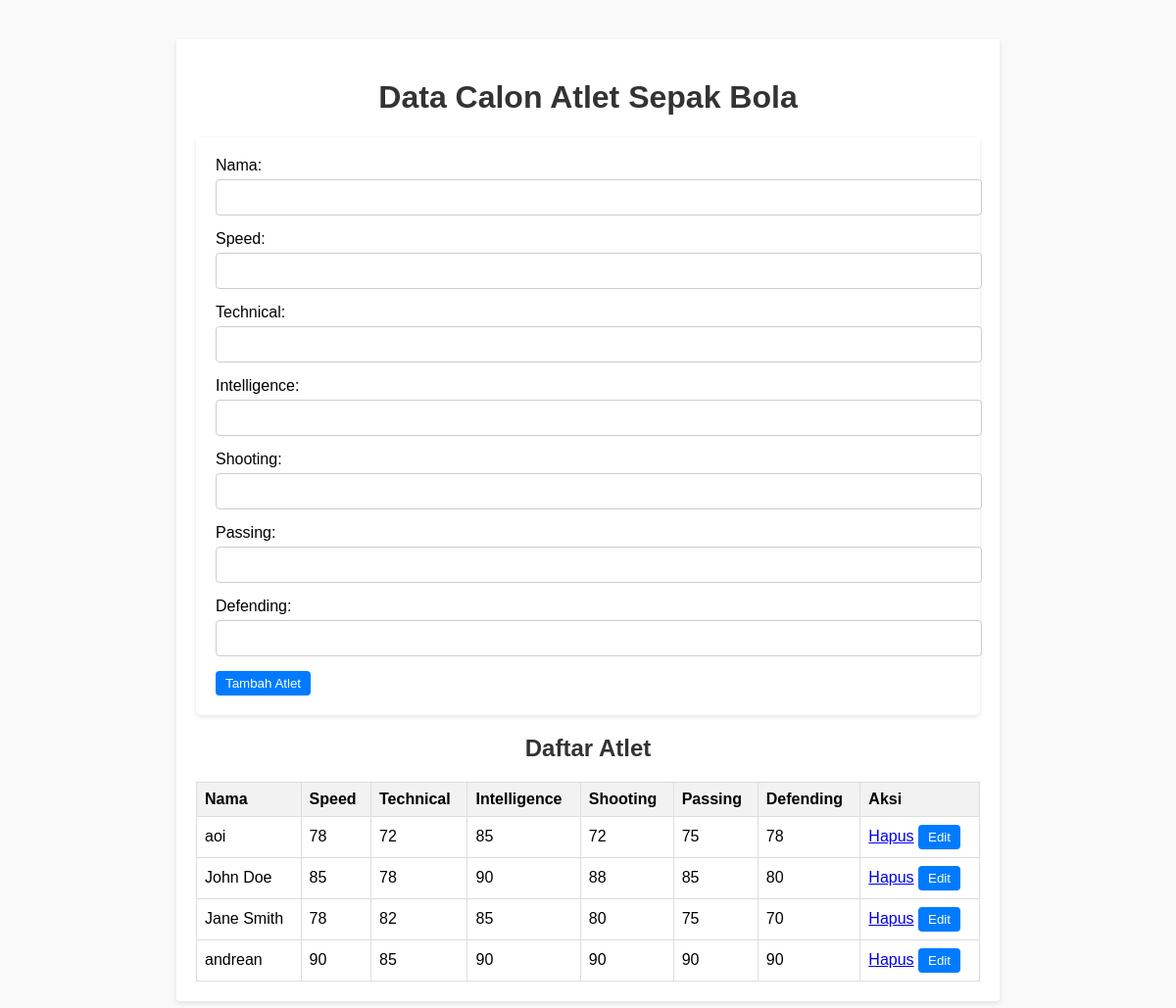
The app's page /atlet.php (signed in) with its own data.
### tables this page shows
CREATE TABLE `atlet` (
  `id` int(11) NOT NULL,
  `name` varchar(100) NOT NULL,
  `speed` int(11) NOT NULL CHECK (`speed` between 0 and 100),
  `technical` int(11) NOT NULL CHECK (`technical` between 0 and 100),
  `intelligence` int(11) NOT NULL CHECK (`intelligence` between 0 and 100),
  `shooting` int(11) NOT NULL CHECK (`shooting` between 0 and 100),
  `passing` int(11) NOT NULL CHECK (`passing` between 0 and 100),
  `defending` int(11) NOT NULL CHECK (`defending` between 0 and 100),
  `browser` varchar(255) DEFAULT NULL,
  `ip_address` varchar(45) DEFAULT NULL,
  `created_at` timestamp NOT NULL DEFAULT current_timestamp()
);

### database.php (called while the page is built, shortened)
<?php
class Database {
    private $servername = "localhost";
    private $username = "root";
    private $password = "";
    private $dbname = "atlet_db";
    private $conn;
    public function __construct() {
        $this->conn = new mysqli($this->servername, $this->username, $this->password, $this->dbname);
    }
    public function executeQuery($sql) {
        $result = $this->conn->query($sql);
        return $result;
    }
}
?>

### atlet.php (the view, shortened to what this page needs)
<?php
require_once 'database.php';
class Atlet {
    private $db;
    public function __construct() {
        $this->db = new Database();
    }
    public function getAllAtlet() {
        $sql = "SELECT * FROM atlet ORDER BY created_at DESC";
        try {
            $result = $this->db->executeQuery($sql);
            return $result->fetch_all(MYSQLI_ASSOC);
        } catch (Exception $e) {
            die("Error: " . $e->getMessage());
        }
    }
}
$atlet = new Atlet();
$dataAtlet = $atlet->getAllAtlet();
?>
<!DOCTYPE html>
<html lang="id">
<head>
    <link rel="stylesheet" href="styles.css">
</head>
<body>
    <div class="container">
        <h1>Data Calon Atlet Sepak Bola</h1>
        <form action="atlet.php" method="POST">
            <label for="name">Nama:</label>
            <input type="text" id="name" name="name" required>
            <label for="speed">Speed:</label>
            <input type="number" id="speed" name="speed" required min="0" max="100">
            <label for="technical">Technical:</label>
            <input type="number" id="technical" name="technical" required min="0" max="100">
            <label for="intelligence">Intelligence:</label>
            <input type="number" id="intelligence" name="intelligence" required min="0" max="100">
            <label for="shooting">Shooting:</label>
            <input type="number" id="shooting" name="shooting" required min="0" max="100">
            <label for="passing">Passing:</label>
            <input type="number" id="passing" name="passing" required min="0" max="100">
            <label for="defending">Defending:</label>
            <input type="number" id="defending" name="defending" required min="0" max="100">
            <button type="submit" name="add">Tambah Atlet</button>
        </form>
        <h2>Daftar Atlet</h2>
        <table>
            <thead>
                <tr>
                    <th>Nama</th>
                    <th>Speed</th>
                    <th>Technical</th>
                    <th>Intelligence</th>
                    <th>Shooting</th>
                    <th>Passing</th>
                    <th>Defending</th>
                    <th>Aksi</th>
                </tr>
            </thead>
            <tbody>
                <?php if (!empty($dataAtlet)): ?>
                    <?php foreach ($dataAtlet as $row): ?>
                        <tr>
                            <td><?= htmlspecialchars($row['name']) ?></td>
                            <td><?= htmlspecialchars($row['speed']) ?></td>
                            <td><?= htmlspecialchars($row['technical']) ?></td>
                            <td><?= htmlspecialchars($row['intelligence']) ?></td>
                            <td><?= htmlspecialchars($row['shooting']) ?></td>
                            <td><?= htmlspecialchars($row['passing']) ?></td>
                            <td><?= htmlspecialchars($row['defending']) ?></td>
                            <td>
                                <a href="atlet.php?delete=<?= $row['id'] ?>" onclick="return confirm('Yakin ingin menghapus?')">Hapus</a>
                                <button type="button" onclick="openEditModal(<?= htmlspecialchars(json_encode($row)) ?>)">Edit</button>
                            </td>
                        </tr>
                    <?php endforeach; ?>
                <?php else: ?>
                    <tr>
                        <td colspan="8">Tidak ada data atlet yang tersedia.</td>
                    </tr>
                <?php endif; ?>
            </tbody>
        </table>
    </div>
</body>
</html>

### styles.css (style rules this page uses)
body { font-family: Arial, sans-serif; background-color: #f9f9f9; margin: 0; padding: 20px; }
h1 { color: #333; }
form { background-color: #fff; padding: 20px; border-radius: 5px; box-shadow: 0 2px 5px rgba(0, 0, 0, 0.1); }
label { display: block; margin-bottom: 5px; }
input[type="text"], input[type="email"], select { width: 100%; padding: 10px; margin-bottom: 15px; border: 1px solid #ccc; border-radius: 4px; }
table { margin-top: 20px; border-collapse: collapse; width: 100%; }
th, td { border: 1px solid #ddd; padding: 8px; text-align: left; }
th { background-color: #f2f2f2; }
:root { --primary-color: #4CAF50; --primary-hover-color: #45a049; --secondary-color: #007BFF; --secondary-hover-color: #0056b3; --background-color: #f9f9f9; --white-color: #fff; --border-color: #ccc; --text-color: #333; --table-header-color: #f2f2f2; --border-radius: 4px; --box-shadow: 0 2px 5px rgba(0, 0, 0, 0.1); }
body { font-family: Arial, sans-serif; background-color: var(--background-color); margin: 0; padding: 20px; }
.container { max-width: 800px; margin: 20px auto; padding: 20px; background-color: var(--white-color); border-radius: var(--border-radius); box-shadow: var(--box-shadow); }
h1, h2 { text-align: center; color: var(--text-color); }
input[type="text"], input[type="number"], input[type="email"], input[type="password"], select { width: 100%; padding: 10px; margin-bottom: 15px; border: 1px solid var(--border-color); border-radius: var(--border-radius); }
th { background-color: var(--table-header-color); }
button { background-color: var(--secondary-color); color: var(--white-color); border: none; padding: 5px 10px; border-radius: var(--border-radius); cursor: pointer; }

### records on screen
atlet: name "aoi", speed "78", technical "72", intelligence "85", shooting "72", passing "75", defending "78"
atlet: name "John Doe", speed "85", technical "78", intelligence "90", shooting "88", passing "85", defending "80"
atlet: name "Jane Smith", speed "78", technical "82", intelligence "85", shooting "80", passing "75", defending "70"
atlet: name "andrean", speed "90", technical "85", intelligence "90", shooting "90", passing "90", defending "90"
